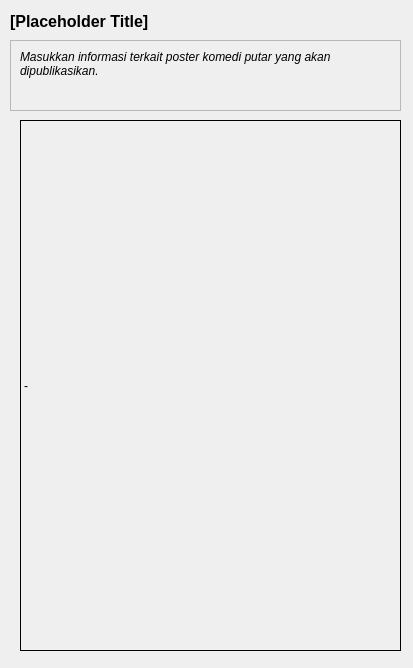
<?xml version="1.0" encoding="UTF-8"?>
<ui version="4.0">
 <class>Dialog</class>
 <widget class="QDialog" name="Dialog">
  <property name="windowModality">
   <enum>Qt::WindowModal</enum>
  </property>
  <property name="geometry">
   <rect>
    <x>0</x>
    <y>0</y>
    <width>413</width>
    <height>668</height>
   </rect>
  </property>
  <property name="windowTitle">
   <string>Penampil Gambar Poster</string>
  </property>
  <widget class="QLabel" name="app_title">
   <property name="geometry">
    <rect>
     <x>10</x>
     <y>10</y>
     <width>391</width>
     <height>21</height>
    </rect>
   </property>
   <property name="font">
    <font>
     <pointsize>12</pointsize>
     <weight>75</weight>
     <bold>true</bold>
    </font>
   </property>
   <property name="text">
    <string>[Placeholder Title]</string>
   </property>
   <property name="alignment">
    <set>Qt::AlignBottom|Qt::AlignLeading|Qt::AlignLeft</set>
   </property>
  </widget>
  <widget class="QLabel" name="poster_viewer">
   <property name="geometry">
    <rect>
     <x>20</x>
     <y>120</y>
     <width>381</width>
     <height>531</height>
    </rect>
   </property>
   <property name="frameShape">
    <enum>QFrame::Box</enum>
   </property>
   <property name="text">
    <string>-</string>
   </property>
   <property name="scaledContents">
    <bool>true</bool>
   </property>
  </widget>
  <widget class="QScrollArea" name="scrollArea">
   <property name="geometry">
    <rect>
     <x>10</x>
     <y>40</y>
     <width>391</width>
     <height>71</height>
    </rect>
   </property>
   <property name="widgetResizable">
    <bool>true</bool>
   </property>
   <widget class="QWidget" name="scrollAreaWidgetContents">
    <property name="geometry">
     <rect>
      <x>0</x>
      <y>0</y>
      <width>389</width>
      <height>69</height>
     </rect>
    </property>
    <layout class="QHBoxLayout" name="horizontalLayout">
     <item>
      <widget class="QLabel" name="app_caption">
       <property name="font">
        <font>
         <pointsize>9</pointsize>
         <weight>50</weight>
         <italic>true</italic>
         <bold>false</bold>
        </font>
       </property>
       <property name="text">
        <string>Masukkan informasi terkait poster komedi putar yang akan dipublikasikan.</string>
       </property>
       <property name="alignment">
        <set>Qt::AlignLeading|Qt::AlignLeft|Qt::AlignTop</set>
       </property>
       <property name="wordWrap">
        <bool>true</bool>
       </property>
      </widget>
     </item>
    </layout>
   </widget>
  </widget>
 </widget>
 <resources/>
 <connections/>
</ui>
